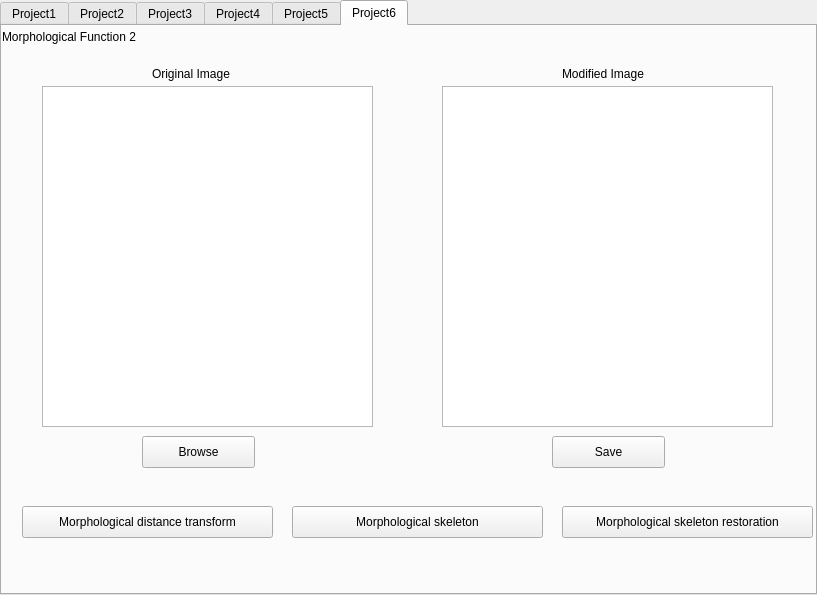
<?xml version="1.0" encoding="UTF-8"?>
<ui version="4.0">
 <class>MIPtools</class>
 <widget class="QTabWidget" name="MIPtools">
  <property name="geometry">
   <rect>
    <x>0</x>
    <y>0</y>
    <width>817</width>
    <height>595</height>
   </rect>
  </property>
  <property name="windowTitle">
   <string>MIP Tools</string>
  </property>
  <property name="currentIndex">
   <number>5</number>
  </property>
  <property name="usesScrollButtons">
   <bool>false</bool>
  </property>
  <widget class="QWidget" name="Project1">
   <attribute name="title">
    <string>Project1</string>
   </attribute>
   <widget class="QLabel" name="label">
    <property name="geometry">
     <rect>
      <x>0</x>
      <y>0</y>
      <width>271</width>
      <height>21</height>
     </rect>
    </property>
    <property name="text">
     <string>Histogram and Threshold</string>
    </property>
    <property name="textFormat">
     <enum>Qt::AutoText</enum>
    </property>
   </widget>
   <widget class="QGraphicsView" name="graphicsView">
    <property name="geometry">
     <rect>
      <x>40</x>
      <y>60</y>
      <width>331</width>
      <height>341</height>
     </rect>
    </property>
   </widget>
   <widget class="QLabel" name="label_7">
    <property name="geometry">
     <rect>
      <x>150</x>
      <y>40</y>
      <width>91</width>
      <height>16</height>
     </rect>
    </property>
    <property name="text">
     <string>Original Image</string>
    </property>
   </widget>
   <widget class="QLabel" name="label_8">
    <property name="geometry">
     <rect>
      <x>560</x>
      <y>40</y>
      <width>101</width>
      <height>16</height>
     </rect>
    </property>
    <property name="text">
     <string>Modified Image</string>
    </property>
   </widget>
   <widget class="QGraphicsView" name="graphicsView_2">
    <property name="geometry">
     <rect>
      <x>440</x>
      <y>60</y>
      <width>331</width>
      <height>341</height>
     </rect>
    </property>
   </widget>
   <widget class="QPushButton" name="pushButton">
    <property name="geometry">
     <rect>
      <x>140</x>
      <y>410</y>
      <width>113</width>
      <height>32</height>
     </rect>
    </property>
    <property name="text">
     <string>Browse</string>
    </property>
   </widget>
   <widget class="QPushButton" name="pushButton_2">
    <property name="geometry">
     <rect>
      <x>550</x>
      <y>410</y>
      <width>113</width>
      <height>32</height>
     </rect>
    </property>
    <property name="text">
     <string>Save</string>
    </property>
   </widget>
   <widget class="QPushButton" name="pushButton_3">
    <property name="geometry">
     <rect>
      <x>180</x>
      <y>490</y>
      <width>201</width>
      <height>32</height>
     </rect>
    </property>
    <property name="text">
     <string>Threshold(Otsu)</string>
    </property>
   </widget>
   <widget class="QPushButton" name="pushButton_4">
    <property name="geometry">
     <rect>
      <x>180</x>
      <y>460</y>
      <width>201</width>
      <height>32</height>
     </rect>
    </property>
    <property name="text">
     <string>Histogram Analysis</string>
    </property>
   </widget>
   <widget class="QPushButton" name="pushButton_5">
    <property name="geometry">
     <rect>
      <x>430</x>
      <y>460</y>
      <width>201</width>
      <height>32</height>
     </rect>
    </property>
    <property name="text">
     <string>Threshold Manual</string>
    </property>
   </widget>
   <widget class="QPushButton" name="pushButton_6">
    <property name="geometry">
     <rect>
      <x>430</x>
      <y>490</y>
      <width>201</width>
      <height>32</height>
     </rect>
    </property>
    <property name="text">
     <string>Threshold(Entropy)</string>
    </property>
   </widget>
  </widget>
  <widget class="QWidget" name="Project2">
   <attribute name="title">
    <string>Project2</string>
   </attribute>
   <widget class="QLabel" name="label_2">
    <property name="geometry">
     <rect>
      <x>0</x>
      <y>0</y>
      <width>271</width>
      <height>21</height>
     </rect>
    </property>
    <property name="text">
     <string>Convolution and Image Filters</string>
    </property>
   </widget>
   <widget class="QGraphicsView" name="graphicsView_3">
    <property name="geometry">
     <rect>
      <x>40</x>
      <y>60</y>
      <width>331</width>
      <height>341</height>
     </rect>
    </property>
   </widget>
   <widget class="QLabel" name="label_9">
    <property name="geometry">
     <rect>
      <x>150</x>
      <y>40</y>
      <width>91</width>
      <height>16</height>
     </rect>
    </property>
    <property name="text">
     <string>Original Image</string>
    </property>
   </widget>
   <widget class="QGraphicsView" name="graphicsView_4">
    <property name="geometry">
     <rect>
      <x>440</x>
      <y>60</y>
      <width>331</width>
      <height>341</height>
     </rect>
    </property>
   </widget>
   <widget class="QLabel" name="label_10">
    <property name="geometry">
     <rect>
      <x>560</x>
      <y>40</y>
      <width>101</width>
      <height>16</height>
     </rect>
    </property>
    <property name="text">
     <string>Modified Image</string>
    </property>
   </widget>
   <widget class="QPushButton" name="pushButton_7">
    <property name="geometry">
     <rect>
      <x>140</x>
      <y>410</y>
      <width>113</width>
      <height>32</height>
     </rect>
    </property>
    <property name="text">
     <string>Browse</string>
    </property>
   </widget>
   <widget class="QPushButton" name="pushButton_8">
    <property name="geometry">
     <rect>
      <x>550</x>
      <y>410</y>
      <width>113</width>
      <height>32</height>
     </rect>
    </property>
    <property name="text">
     <string>Save</string>
    </property>
   </widget>
   <widget class="QPushButton" name="pushButton_9">
    <property name="geometry">
     <rect>
      <x>30</x>
      <y>510</y>
      <width>113</width>
      <height>32</height>
     </rect>
    </property>
    <property name="text">
     <string>Robert</string>
    </property>
   </widget>
   <widget class="QPushButton" name="pushButton_10">
    <property name="geometry">
     <rect>
      <x>160</x>
      <y>510</y>
      <width>113</width>
      <height>32</height>
     </rect>
    </property>
    <property name="text">
     <string>Prewitt</string>
    </property>
   </widget>
   <widget class="QPushButton" name="pushButton_11">
    <property name="geometry">
     <rect>
      <x>290</x>
      <y>510</y>
      <width>113</width>
      <height>32</height>
     </rect>
    </property>
    <property name="text">
     <string>Sobel</string>
    </property>
   </widget>
   <widget class="QPushButton" name="pushButton_12">
    <property name="geometry">
     <rect>
      <x>450</x>
      <y>510</y>
      <width>151</width>
      <height>32</height>
     </rect>
    </property>
    <property name="text">
     <string>Gaussian Filter</string>
    </property>
   </widget>
   <widget class="QPushButton" name="pushButton_13">
    <property name="geometry">
     <rect>
      <x>640</x>
      <y>510</y>
      <width>151</width>
      <height>32</height>
     </rect>
    </property>
    <property name="text">
     <string>Median Filter</string>
    </property>
   </widget>
  </widget>
  <widget class="QWidget" name="Project3">
   <attribute name="title">
    <string>Project3</string>
   </attribute>
   <widget class="QLabel" name="label_3">
    <property name="geometry">
     <rect>
      <x>0</x>
      <y>0</y>
      <width>271</width>
      <height>21</height>
     </rect>
    </property>
    <property name="text">
     <string>Grayscale Operation</string>
    </property>
   </widget>
   <widget class="QGraphicsView" name="graphicsView_5">
    <property name="geometry">
     <rect>
      <x>40</x>
      <y>60</y>
      <width>331</width>
      <height>341</height>
     </rect>
    </property>
   </widget>
   <widget class="QLabel" name="label_11">
    <property name="geometry">
     <rect>
      <x>150</x>
      <y>40</y>
      <width>91</width>
      <height>16</height>
     </rect>
    </property>
    <property name="text">
     <string>Original Image</string>
    </property>
   </widget>
   <widget class="QGraphicsView" name="graphicsView_6">
    <property name="geometry">
     <rect>
      <x>440</x>
      <y>60</y>
      <width>331</width>
      <height>341</height>
     </rect>
    </property>
   </widget>
   <widget class="QLabel" name="label_12">
    <property name="geometry">
     <rect>
      <x>560</x>
      <y>40</y>
      <width>101</width>
      <height>16</height>
     </rect>
    </property>
    <property name="text">
     <string>Modified Image</string>
    </property>
   </widget>
   <widget class="QPushButton" name="pushButton_14">
    <property name="geometry">
     <rect>
      <x>140</x>
      <y>410</y>
      <width>113</width>
      <height>32</height>
     </rect>
    </property>
    <property name="text">
     <string>Browse</string>
    </property>
   </widget>
   <widget class="QPushButton" name="pushButton_15">
    <property name="geometry">
     <rect>
      <x>550</x>
      <y>410</y>
      <width>113</width>
      <height>32</height>
     </rect>
    </property>
    <property name="text">
     <string>Save</string>
    </property>
   </widget>
   <widget class="QPushButton" name="pushButton_16">
    <property name="geometry">
     <rect>
      <x>40</x>
      <y>490</y>
      <width>113</width>
      <height>32</height>
     </rect>
    </property>
    <property name="text">
     <string>Dilation</string>
    </property>
   </widget>
   <widget class="QPushButton" name="pushButton_17">
    <property name="geometry">
     <rect>
      <x>180</x>
      <y>490</y>
      <width>113</width>
      <height>32</height>
     </rect>
    </property>
    <property name="text">
     <string>Erosion</string>
    </property>
   </widget>
   <widget class="QPushButton" name="pushButton_18">
    <property name="geometry">
     <rect>
      <x>420</x>
      <y>490</y>
      <width>191</width>
      <height>32</height>
     </rect>
    </property>
    <property name="text">
     <string>Opening Operation</string>
    </property>
   </widget>
   <widget class="QPushButton" name="pushButton_19">
    <property name="geometry">
     <rect>
      <x>620</x>
      <y>490</y>
      <width>191</width>
      <height>32</height>
     </rect>
    </property>
    <property name="text">
     <string>Closing Operation</string>
    </property>
   </widget>
  </widget>
  <widget class="QWidget" name="Project4">
   <attribute name="title">
    <string>Project4</string>
   </attribute>
   <widget class="QLabel" name="label_4">
    <property name="geometry">
     <rect>
      <x>0</x>
      <y>0</y>
      <width>271</width>
      <height>21</height>
     </rect>
    </property>
    <property name="text">
     <string>Morphological Function 1</string>
    </property>
   </widget>
   <widget class="QGraphicsView" name="graphicsView_7">
    <property name="geometry">
     <rect>
      <x>40</x>
      <y>60</y>
      <width>331</width>
      <height>341</height>
     </rect>
    </property>
   </widget>
   <widget class="QGraphicsView" name="graphicsView_8">
    <property name="geometry">
     <rect>
      <x>440</x>
      <y>60</y>
      <width>331</width>
      <height>341</height>
     </rect>
    </property>
   </widget>
   <widget class="QLabel" name="label_13">
    <property name="geometry">
     <rect>
      <x>150</x>
      <y>40</y>
      <width>91</width>
      <height>16</height>
     </rect>
    </property>
    <property name="text">
     <string>Original Image</string>
    </property>
   </widget>
   <widget class="QLabel" name="label_14">
    <property name="geometry">
     <rect>
      <x>560</x>
      <y>40</y>
      <width>101</width>
      <height>16</height>
     </rect>
    </property>
    <property name="text">
     <string>Modified Image</string>
    </property>
   </widget>
   <widget class="QPushButton" name="pushButton_20">
    <property name="geometry">
     <rect>
      <x>140</x>
      <y>410</y>
      <width>113</width>
      <height>32</height>
     </rect>
    </property>
    <property name="text">
     <string>Browse</string>
    </property>
   </widget>
   <widget class="QPushButton" name="pushButton_21">
    <property name="geometry">
     <rect>
      <x>550</x>
      <y>410</y>
      <width>113</width>
      <height>32</height>
     </rect>
    </property>
    <property name="text">
     <string>Save</string>
    </property>
   </widget>
   <widget class="QPushButton" name="pushButton_26">
    <property name="geometry">
     <rect>
      <x>80</x>
      <y>460</y>
      <width>251</width>
      <height>32</height>
     </rect>
    </property>
    <property name="text">
     <string>Morphological edge detection</string>
    </property>
   </widget>
   <widget class="QPushButton" name="pushButton_27">
    <property name="geometry">
     <rect>
      <x>80</x>
      <y>510</y>
      <width>251</width>
      <height>32</height>
     </rect>
    </property>
    <property name="text">
     <string>Conditional dilation in binary img</string>
    </property>
   </widget>
   <widget class="QPushButton" name="pushButton_28">
    <property name="geometry">
     <rect>
      <x>490</x>
      <y>460</y>
      <width>251</width>
      <height>32</height>
     </rect>
    </property>
    <property name="text">
     <string>Gray scale reconstruction</string>
    </property>
   </widget>
   <widget class="QPushButton" name="pushButton_29">
    <property name="geometry">
     <rect>
      <x>490</x>
      <y>510</y>
      <width>251</width>
      <height>32</height>
     </rect>
    </property>
    <property name="text">
     <string>Morphological gradient</string>
    </property>
   </widget>
  </widget>
  <widget class="QWidget" name="Project5">
   <attribute name="title">
    <string>Project5</string>
   </attribute>
   <widget class="QLabel" name="label_5">
    <property name="geometry">
     <rect>
      <x>0</x>
      <y>0</y>
      <width>271</width>
      <height>21</height>
     </rect>
    </property>
    <property name="text">
     <string>Binary Operations</string>
    </property>
   </widget>
   <widget class="QLabel" name="label_15">
    <property name="geometry">
     <rect>
      <x>150</x>
      <y>40</y>
      <width>91</width>
      <height>16</height>
     </rect>
    </property>
    <property name="text">
     <string>Original Image</string>
    </property>
   </widget>
   <widget class="QGraphicsView" name="graphicsView_9">
    <property name="geometry">
     <rect>
      <x>40</x>
      <y>60</y>
      <width>331</width>
      <height>341</height>
     </rect>
    </property>
   </widget>
   <widget class="QGraphicsView" name="graphicsView_10">
    <property name="geometry">
     <rect>
      <x>440</x>
      <y>60</y>
      <width>331</width>
      <height>341</height>
     </rect>
    </property>
   </widget>
   <widget class="QLabel" name="label_16">
    <property name="geometry">
     <rect>
      <x>560</x>
      <y>40</y>
      <width>101</width>
      <height>16</height>
     </rect>
    </property>
    <property name="text">
     <string>Modified Image</string>
    </property>
   </widget>
   <widget class="QPushButton" name="pushButton_22">
    <property name="geometry">
     <rect>
      <x>140</x>
      <y>410</y>
      <width>113</width>
      <height>32</height>
     </rect>
    </property>
    <property name="text">
     <string>Browse</string>
    </property>
   </widget>
   <widget class="QPushButton" name="pushButton_23">
    <property name="geometry">
     <rect>
      <x>550</x>
      <y>410</y>
      <width>113</width>
      <height>32</height>
     </rect>
    </property>
    <property name="text">
     <string>Save</string>
    </property>
   </widget>
   <widget class="QPushButton" name="pushButton_30">
    <property name="geometry">
     <rect>
      <x>60</x>
      <y>460</y>
      <width>113</width>
      <height>32</height>
     </rect>
    </property>
    <property name="text">
     <string>Dilation</string>
    </property>
   </widget>
   <widget class="QPushButton" name="pushButton_31">
    <property name="geometry">
     <rect>
      <x>240</x>
      <y>460</y>
      <width>113</width>
      <height>32</height>
     </rect>
    </property>
    <property name="text">
     <string>Erosion</string>
    </property>
   </widget>
   <widget class="QPushButton" name="pushButton_32">
    <property name="geometry">
     <rect>
      <x>400</x>
      <y>460</y>
      <width>191</width>
      <height>32</height>
     </rect>
    </property>
    <property name="text">
     <string>Opening Operation</string>
    </property>
   </widget>
   <widget class="QPushButton" name="pushButton_33">
    <property name="geometry">
     <rect>
      <x>620</x>
      <y>460</y>
      <width>191</width>
      <height>32</height>
     </rect>
    </property>
    <property name="text">
     <string>Closing Operation</string>
    </property>
   </widget>
  </widget>
  <widget class="QWidget" name="Project6">
   <attribute name="title">
    <string>Project6</string>
   </attribute>
   <widget class="QLabel" name="label_6">
    <property name="geometry">
     <rect>
      <x>0</x>
      <y>0</y>
      <width>271</width>
      <height>21</height>
     </rect>
    </property>
    <property name="text">
     <string>Morphological Function 2</string>
    </property>
   </widget>
   <widget class="QGraphicsView" name="graphicsView_11">
    <property name="geometry">
     <rect>
      <x>40</x>
      <y>60</y>
      <width>331</width>
      <height>341</height>
     </rect>
    </property>
   </widget>
   <widget class="QGraphicsView" name="graphicsView_12">
    <property name="geometry">
     <rect>
      <x>440</x>
      <y>60</y>
      <width>331</width>
      <height>341</height>
     </rect>
    </property>
   </widget>
   <widget class="QLabel" name="label_17">
    <property name="geometry">
     <rect>
      <x>150</x>
      <y>40</y>
      <width>91</width>
      <height>16</height>
     </rect>
    </property>
    <property name="text">
     <string>Original Image</string>
    </property>
   </widget>
   <widget class="QLabel" name="label_18">
    <property name="geometry">
     <rect>
      <x>560</x>
      <y>40</y>
      <width>101</width>
      <height>16</height>
     </rect>
    </property>
    <property name="text">
     <string>Modified Image</string>
    </property>
   </widget>
   <widget class="QPushButton" name="pushButton_24">
    <property name="geometry">
     <rect>
      <x>140</x>
      <y>410</y>
      <width>113</width>
      <height>32</height>
     </rect>
    </property>
    <property name="text">
     <string>Browse</string>
    </property>
   </widget>
   <widget class="QPushButton" name="pushButton_25">
    <property name="geometry">
     <rect>
      <x>550</x>
      <y>410</y>
      <width>113</width>
      <height>32</height>
     </rect>
    </property>
    <property name="text">
     <string>Save</string>
    </property>
   </widget>
   <widget class="QPushButton" name="pushButton_34">
    <property name="geometry">
     <rect>
      <x>20</x>
      <y>480</y>
      <width>251</width>
      <height>32</height>
     </rect>
    </property>
    <property name="text">
     <string>Morphological distance transform</string>
    </property>
   </widget>
   <widget class="QPushButton" name="pushButton_35">
    <property name="geometry">
     <rect>
      <x>290</x>
      <y>480</y>
      <width>251</width>
      <height>32</height>
     </rect>
    </property>
    <property name="text">
     <string>Morphological skeleton</string>
    </property>
   </widget>
   <widget class="QPushButton" name="pushButton_36">
    <property name="geometry">
     <rect>
      <x>560</x>
      <y>480</y>
      <width>251</width>
      <height>32</height>
     </rect>
    </property>
    <property name="text">
     <string>Morphological skeleton restoration</string>
    </property>
   </widget>
  </widget>
 </widget>
 <resources/>
 <connections/>
</ui>
